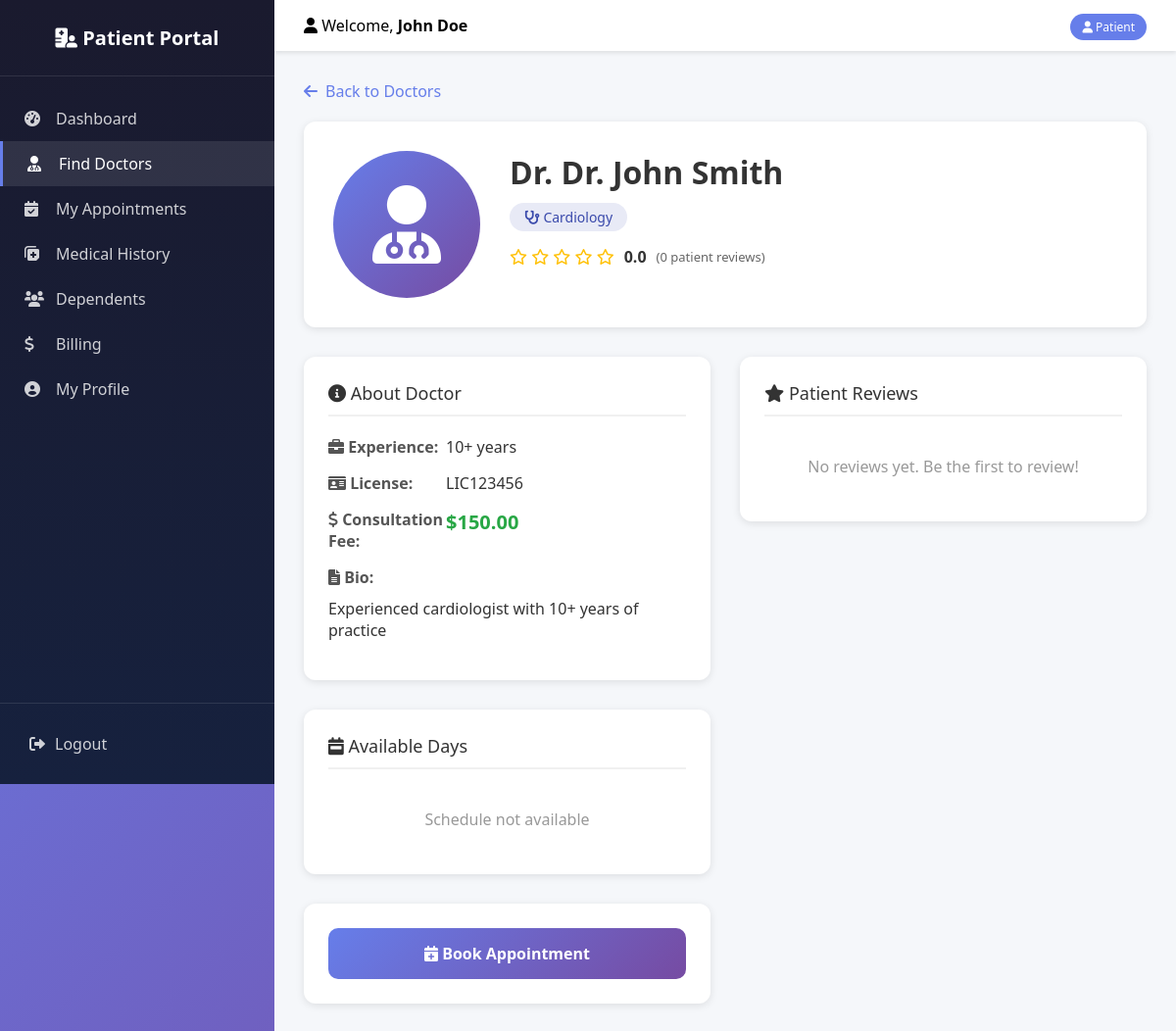
The page /patient.php?action=doctors&sub=show&id=1 (signed in) on the database its author committed.
### tables this page shows
CREATE TABLE IF NOT EXISTS doctors (
    id INT PRIMARY KEY AUTO_INCREMENT,
    user_id INT NOT NULL UNIQUE,
    specialization_id INT,
    bio TEXT,
    consultation_fee DECIMAL(10,2) DEFAULT 0,
    photo_path VARCHAR(255),
    license_number VARCHAR(100),
    experience_years INT DEFAULT 0,
    is_approved TINYINT(1) DEFAULT 0,
    created_at TIMESTAMP DEFAULT CURRENT_TIMESTAMP,
    updated_at TIMESTAMP DEFAULT CURRENT_TIMESTAMP ON UPDATE CURRENT_TIMESTAMP,
    
    FOREIGN KEY (user_id) REFERENCES users(id) ON DELETE CASCADE,
    FOREIGN KEY (specialization_id) REFERENCES specializations(id) ON DELETE SET NULL,
    INDEX idx_specialization (specialization_id),
    INDEX idx_is_approved (is_approved)
);

CREATE TABLE users (
    id INT PRIMARY KEY AUTO_INCREMENT,
    name VARCHAR(100) NOT NULL,
    email VARCHAR(100) UNIQUE NOT NULL,
    password_hash VARCHAR(255) NOT NULL,
    phone VARCHAR(20) NOT NULL,
    role ENUM('patient', 'doctor', 'receptionist', 'admin') NOT NULL,
    profile_pic VARCHAR(255) DEFAULT 'default.jpg',
    is_active TINYINT(1) DEFAULT 1,
    created_at TIMESTAMP DEFAULT CURRENT_TIMESTAMP,
    updated_at TIMESTAMP DEFAULT CURRENT_TIMESTAMP ON UPDATE CURRENT_TIMESTAMP,
    
    INDEX idx_email (email),
    INDEX idx_role (role),
    INDEX idx_is_active (is_active)
);

CREATE TABLE IF NOT EXISTS specializations (
    id INT PRIMARY KEY AUTO_INCREMENT,
    name VARCHAR(100) NOT NULL UNIQUE,
    description TEXT,
    created_at TIMESTAMP DEFAULT CURRENT_TIMESTAMP,
    updated_at TIMESTAMP DEFAULT CURRENT_TIMESTAMP ON UPDATE CURRENT_TIMESTAMP
);

### controllers/patient/DoctorController.php (called while the page is built, shortened)
<?php
require_once __DIR__ . '/../../models/Doctor.php';
class DoctorController extends PatientBaseController {
    public function show($id) {
        $doctorModel = new Doctor();
        $doctor = $doctorModel->getDoctorDetails($id);
        $reviews = $doctorModel->getDoctorReviews($id);
        $availability = $doctorModel->getAvailability($id);
        $data = [
            'title' => $doctor['name'],
            'doctor' => $doctor,
            'reviews' => $reviews,
            'availability' => $availability
        ];
        $this->view('doctors/details', $data);
    }
}
?>

### includes/db.php (called while the page is built, shortened)
<?php
class Database {
    private $connection;
    private static $instance = null;
    private function __construct() {
        try {
            $this->connection = new mysqli(DB_HOST, DB_USER, DB_PASS, DB_NAME);
            $this->connection->set_charset("utf8mb4");
        } catch (Exception $e) {
            die("Database connection error: " . $e->getMessage());
        }
    }
    public static function getInstance() {
        if (self::$instance == null) {
            self::$instance = new Database();
        }
        return self::$instance;
    }
    public function getConnection() {
        return $this->connection;
    }
}
?>

### models/Doctor.php (called while the page is built, shortened)
<?php
class Doctor {
    private $db;
    public function __construct() {
        $this->db = Database::getInstance()->getConnection();
    }
public function getDoctorDetails($doctorUserId) {
    $sql = "SELECT u.id as user_id, u.name, u.email, u.phone, u.profile_pic,
                   d.*, s.name as specialization_name,
                   COALESCE(AVG(r.rating), 0) as avg_rating,
                   COUNT(DISTINCT r.id) as total_reviews
            FROM users u
            JOIN doctors d ON u.id = d.user_id
            JOIN specializations s ON d.specialization_id = s.id
            LEFT JOIN doctor_reviews r ON u.id = r.doctor_id
            WHERE u.id = ? AND u.role = 'doctor' AND u.is_active = 1 AND d.is_approved = 1
            GROUP BY u.id";
    $stmt = $this->db->prepare($sql);
    $stmt->bind_param("i", $doctorUserId);
    $stmt->execute();
    return $stmt->get_result()->fetch_assoc();
}
public function getDoctorReviews($doctorUserId, $limit = 10) {
    $sql = "SELECT r.*, u.name as patient_name
            FROM doctor_reviews r
            JOIN users u ON r.patient_id = u.id
            WHERE r.doctor_id = ?
            ORDER BY r.created_at DESC
            LIMIT ?";
    $stmt = $this->db->prepare($sql);
    $stmt->bind_param("ii", $doctorUserId, $limit);
    $stmt->execute();
    return $stmt->get_result();
}
public function getAvailability($doctorUserId) {
    $sql = "SELECT * FROM doctor_availability WHERE doctor_id = ? AND is_available = 1 ORDER BY FIELD(day_of_week, 'Monday', 'Tuesday', 'Wednesday', 'Thursday', 'Friday', 'Saturday', 'Sunday')";
    $stmt = $this->db->prepare($sql);
    $stmt->bind_param("i", $doctorUserId);
    $stmt->execute();
    return $stmt->get_result();
}
}
?>

### views/patient/doctors/details.php (the view, shortened to what this page needs)
<div class="page-header">
    <a href="<?php echo SITE_URL; ?>patient.php?action=doctors" class="btn-back">
        <i class="fas fa-arrow-left"></i> Back to Doctors
    </a>
</div>
<div class="doctor-profile">
    <div class="doctor-profile-header">
        <div class="doctor-avatar">
            <?php if ($doctor['profile_pic'] && $doctor['profile_pic'] != 'default.jpg'): ?>
                <img src="<?php echo SITE_URL; ?>assets/uploads/<?php echo $doctor['profile_pic']; ?>" alt="Doctor">
            <?php else: ?>
                <i class="fas fa-user-md"></i>
            <?php endif; ?>
        </div>
        <div class="doctor-header-info">
            <h1>Dr. <?php echo htmlspecialchars($doctor['name']); ?></h1>
            <div class="doctor-specialty-badge">
                <i class="fas fa-stethoscope"></i> <?php echo htmlspecialchars($doctor['specialization_name']); ?>
            </div>
            <div class="doctor-rating-large">
                <div class="stars">
                    <?php
                    $rating = round($doctor['avg_rating'], 1);
                    $fullStars = floor($rating);
                    $halfStar = ($rating - $fullStars) >= 0.5;
                    for($i = 1; $i <= 5; $i++):
                        if($i <= $fullStars):
                    ?>
                        <i class="fas fa-star"></i>
                    <?php elseif($halfStar && $i == $fullStars + 1): ?>
                        <i class="fas fa-star-half-alt"></i>
                    <?php else: ?>
                        <i class="far fa-star"></i>
                    <?php endif; ?>
                    <?php endfor; ?>
                </div>
                <span class="rating-value"><?php echo number_format($doctor['avg_rating'], 1); ?></span>
                <span class="review-count">(<?php echo $doctor['total_reviews']; ?> patient reviews)</span>
            </div>
        </div>
    </div>
    <div class="doctor-profile-grid">
        <div class="profile-section">
            <div class="info-card">
                <h3><i class="fas fa-info-circle"></i> About Doctor</h3>
                <div class="info-row">
                    <span class="info-label"><i class="fas fa-briefcase"></i> Experience:</span>
                    <span class="info-value"><?php echo $doctor['experience_years']; ?>+ years</span>
                </div>
                <div class="info-row">
                    <span class="info-label"><i class="fas fa-id-card"></i> License:</span>
                    <span class="info-value"><?php echo htmlspecialchars($doctor['license_number']); ?></span>
                </div>
                <div class="info-row">
                    <span class="info-label"><i class="fas fa-dollar-sign"></i> Consultation Fee:</span>
                    <span class="info-value fee">$<?php echo number_format($doctor['consultation_fee'], 2); ?></span>
                </div>
                <div class="info-row bio">
                    <span class="info-label"><i class="fas fa-file-alt"></i> Bio:</span>
                    <span class="info-value"><?php echo nl2br(htmlspecialchars($doctor['bio'] ?? 'No bio available.')); ?></span>
                </div>
            </div>
            <div class="info-card">
                <h3><i class="fas fa-calendar-week"></i> Available Days</h3>
                <?php if ($availability->num_rows > 0): ?>
                    <div class="availability-list">
                        <?php while($avail = $availability->fetch_assoc()): ?>
                        <div class="availability-item">
                            <span class="day"><?php echo $avail['day_of_week']; ?></span>
                            <span class="time">
                                <?php echo date('h:i A', strtotime($avail['start_time'])); ?> -
                                <?php echo date('h:i A', strtotime($avail['end_time'])); ?>
                            </span>
                            <span class="duration">(<?php echo $avail['slot_duration_minutes']; ?> min slots)</span>
                        </div>
                        <?php endwhile; ?>
                    </div>
                <?php else: ?>
                    <p class="text-muted">Schedule not available</p>
                <?php endif; ?>
            </div>
            <div class="info-card">
                <a href="<?php echo SITE_URL; ?>patient.php?action=appointments&sub=book&doctor_id=<?php echo $doctor['user_id']; ?>"
                   class="btn-book-appointment">
                    <i class="fas fa-calendar-plus"></i> Book Appointment
                </a>
            </div>
        </div>
        <div class="profile-section">
            <div class="info-card">
                <h3><i class="fas fa-star"></i> Patient Reviews</h3>
                <?php if ($reviews->num_rows > 0): ?>
                    <div class="reviews-list">
                        <?php while($review = $reviews->fetch_assoc()): ?>
                        <div class="review-item">
                            <div class="review-header">
                                <span class="reviewer-name">
                                    <i class="fas fa-user-circle"></i> <?php echo htmlspecialchars($review['patient_name']); ?>
                                </span>
                                <div class="review-stars">
                                    <?php for($i = 1; $i <= 5; $i++): ?>
                                        <?php if($i <= $review['rating']): ?>
                                            <i class="fas fa-star"></i>
                                        <?php else: ?>
                                            <i class="far fa-star"></i>
                                        <?php endif; ?>
                                    <?php endfor; ?>
                                </div>
                            </div>
                            <div class="review-text">
                                <?php echo nl2br(htmlspecialchars($review['review_text'])); ?>
                            </div>
                            <div class="review-date">
                                <small><?php echo date('M d, Y', strtotime($review['created_at'])); ?></small>
                            </div>
                        </div>
                        <?php endwhile; ?>
                    </div>
                <?php else: ?>
                    <p class="text-muted">No reviews yet. Be the first to review!</p>
                <?php endif; ?>
            </div>
        </div>
    </div>
</div>

### rows shown on the page
doctors: user.name "Dr. John Smith", specialization.name "Cardiology", experience_years "10", license_number "LIC123456", consultation_fee "150.00", bio "Experienced cardiologist with 10+ years of practice"

### other values the page prints
$userName "John Doe"
$doctor['avg_rating'] "0.0"
$doctor['total_reviews'] "0"
